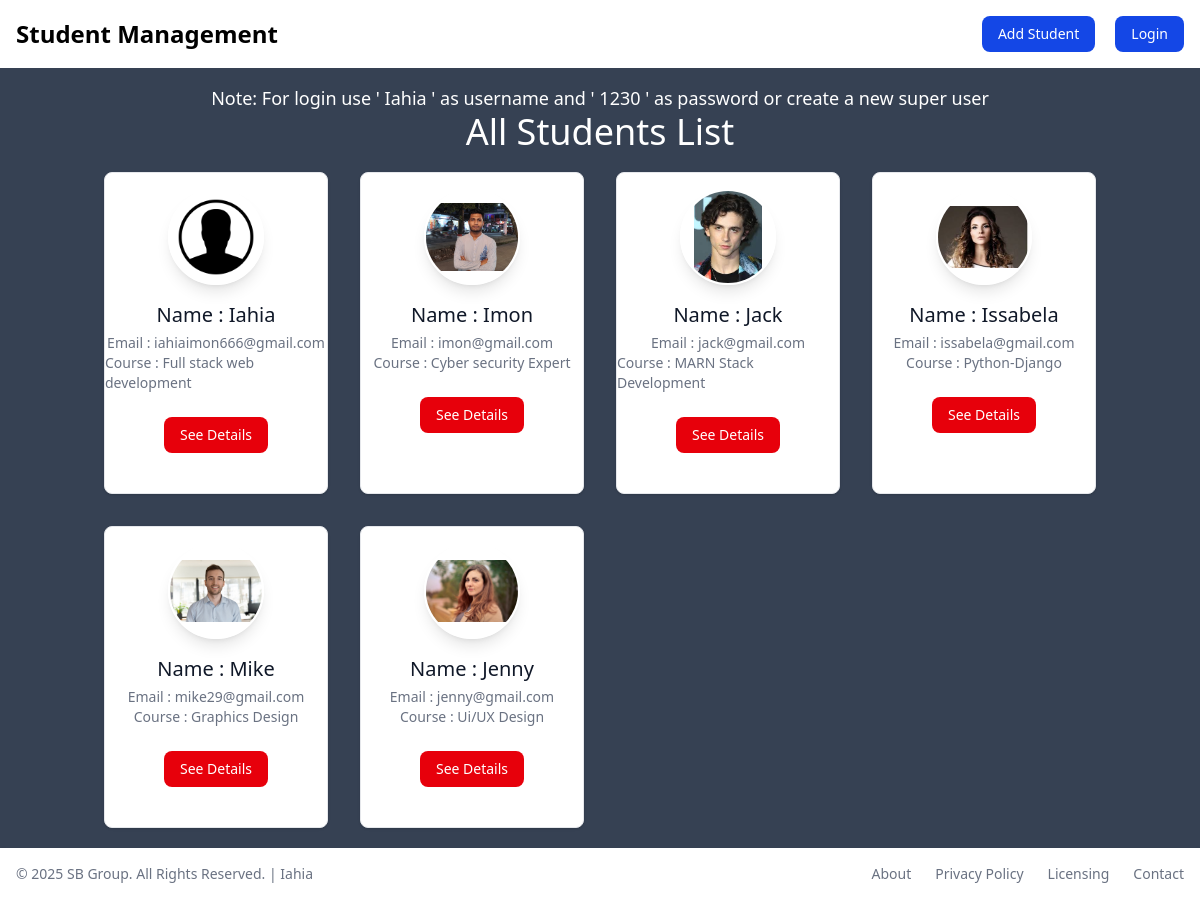
/, run on an earlier commit of the app's database.
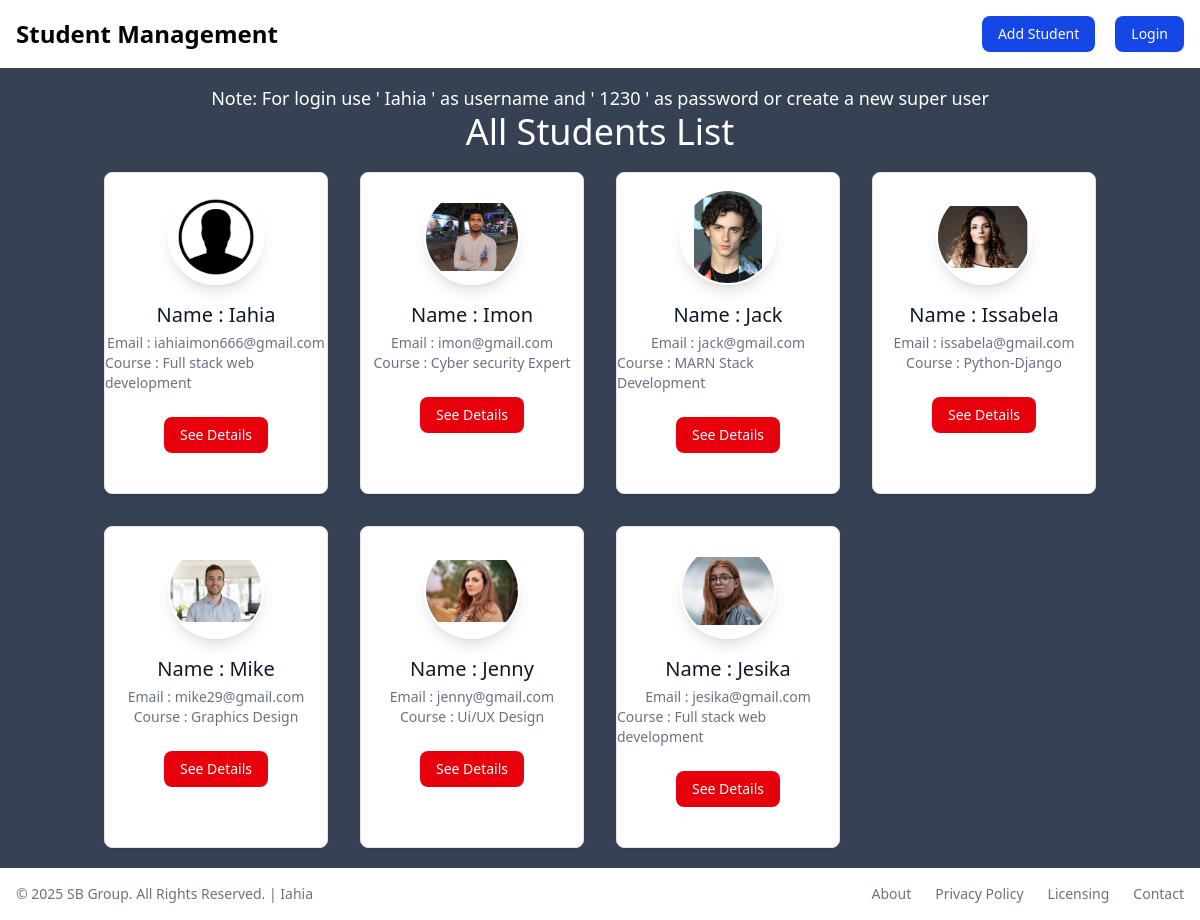
And on a later commit of the database.
### home/models.py (models this page shows, shortened)
class AddStudent(models.Model):
    name = models.CharField(max_length=100)
    email = models.EmailField(max_length=100)
    phone = models.IntegerField()
    address = models.CharField(max_length=150)
    course = models.CharField(max_length=100)
    image = models.ImageField(upload_to="Images/", default="Images/student.png", null=True, blank=True)
    created_at = models.DateTimeField(auto_now_add=True)
    updated_at = models.DateTimeField(auto_now=True)

### home/views.py (the view)
# urls.py: 2. Add a URL to urlpatterns:  path('', views.home, name='home')
def home(request):
    students = AddStudent.objects.all()
    return render(request, "home.html", {"students": students})

### home/templates/home.html (shortened to what this page needs)
{% extends 'base.html' %}
{% block content %}
<div class="container mx-auto pt-4 px-4 pb-5">
    <p class="text-center text-white text-lg">Note: For login use ' Iahia ' as username and ' 1230 ' as password or create a new super user</p>
    <h1 class="text-center mb-5 text-4xl text-bold text-white">All Students List</h1>
    <div class="grid grid-cols-1 sm:grid-cols-1 md:grid-cols-3 lg:grid-cols-4 gap-8">
        {% for student in students %}
        <div
            class="w-full max-w-sm bg-white border border-gray-200 rounded-lg shadow-sm dark:bg-gray-800 dark:border-gray-700">
            <div class="flex flex-col items-center pb-10 student_data">
                <img class="w-24 h-24 my-4 rounded-full border-2 border-white shadow-lg mx-auto"
                    src="{{ student.image.url }}" alt="Student Image" />
                <h5 class="mb-1 text-xl font-medium text-gray-900 dark:text-white">Name : {{ student.name }}</h5>
                <span class="text-sm text-gray-500 dark:text-gray-400">Email : {{ student.email }}</span>
                <span class="text-sm text-gray-500 dark:text-gray-400">Course : {{ student.course }}</span>
                <div class="flex mt-4 md:mt-6">
                    {% if user.is_authenticated %}
                    <a href="{% url 'studentdetails' student.id %}"
                        class="inline-flex items-center px-4 py-2 text-sm font-medium text-center text-white bg-blue-700 rounded-lg hover:bg-blue-800 focus:ring-4 focus:outline-none focus:ring-blue-300 dark:bg-blue-600 dark:hover:bg-blue-700 dark:focus:ring-blue-800">
                        See Details
                    </a>
                    {% else %}
                    <button onclick="showMessage()"
                        class="inline-flex items-center px-4 py-2 text-sm font-medium text-center text-white bg-red-600 rounded-lg hover:bg-red-700">
                        See Details
                    </button>
                    {% endif %}
                </div>
            </div>
        </div>
        {% endfor %}
    </div>
</div>
{% endblock %}

### home/templates/base.html (shortened to what this page needs)
{% load static %}
<!DOCTYPE html>
<html lang="en">
<head>
    <script src="https://unpkg.com/@tailwindcss/browser@4"></script>
    <link rel="stylesheet" href="{% static 'css/home.css' %}">
</head>
<body>
    <header>
        <nav class="bg-white border-gray-200 dark:bg-gray-900">
            <div class="max-w-screen-xl flex items-center justify-between mx-auto p-4">
                <a href="{% url 'home' %}" class="flex items-center space-x-3">
                    <span class="self-center text-2xl font-semibold whitespace-nowrap dark:text-white">
                        Student Management
                    </span>
                </a>
                <div class="flex gap-5">
                    <div class="flex space-x-4">
                        {% if user.is_authenticated %}
                        <a href="{% url 'addstudent' %}" class="text-white bg-blue-700 hover:bg-blue-800 focus:ring-4 focus:outline-none focus:ring-blue-300
                        font-medium rounded-lg text-sm px-4 py-2 text-center dark:bg-blue-600 dark:hover:bg-blue-700
                        dark:focus:ring-blue-800">
                            Add Student
                        </a>
                        {% else %}
                        <button onclick="loginadd()" class="text-white bg-blue-700 hover:bg-blue-800 focus:ring-4 focus:outline-none focus:ring-blue-300
                        font-medium rounded-lg text-sm px-4 py-2 text-center dark:bg-blue-600 dark:hover:bg-blue-700
                        dark:focus:ring-blue-800">
                            Add Student
                        </button>
                        {% endif %}
                    </div>
                    <div class="flex space-x-4">
                        <a href="{% url 'login' %}" class="text-white bg-blue-700 hover:bg-blue-800 focus:ring-4 focus:outline-none focus:ring-blue-300
                        font-medium rounded-lg text-sm px-4 py-2 text-center dark:bg-blue-600 dark:hover:bg-blue-700
                        dark:focus:ring-blue-800">
                            Login
                        </a>
                    </div>
                </div>
            </div>
        </nav>
    </header>
    <main class="flex-grow min-h-80 bg-gray-700">
        {% block content %}
        {% endblock %}
    </main>
    <footer class="bg-white shadow-sm dark:bg-gray-800">
        <div
            class="w-full mx-auto max-w-screen-xl p-4 md:flex md:items-center md:justify-between sm:flex sm:items-center sm:justify-center sm:text-center">
            <span class="text-sm text-gray-500 sm:text-center dark:text-gray-400">
                © 2025 <a href="https://flowbite.com/" class="hover:underline">SB Group</a>. All Rights Reserved. |
                Iahia
            </span>
            <ul class="flex flex-wrap items-center mt-3 text-sm font-medium text-gray-500 dark:text-gray-400 sm:mt-0">
                <li><a href="#" class="hover:underline me-4 md:me-6">About</a></li>
                <li><a href="#" class="hover:underline me-4 md:me-6">Privacy Policy</a></li>
                <li><a href="#" class="hover:underline me-4 md:me-6">Licensing</a></li>
                <li><a href="#" class="hover:underline">Contact</a></li>
            </ul>
        </div>
    </footer>
</body>
</html>

What changed in the data, as far as the page shows it:
added AddStudent: image (picture), name "Jesika", email "jesika@gmail.com", course "Full stack web development"
